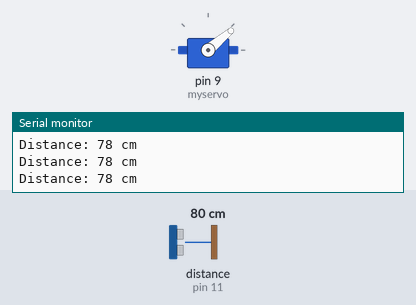
Simulated run of this sketch. Board: Arduino Uno, built with avr-gcc and run on an emulated ATmega328P. On the bench: servo, the last lines printed to the serial monitor. Wiring (inferred from the names in the program): ultrasonic range finder: trigger pin 10; echo pin 11. Inputs (shaded band) come from the test bench; at power-on: distance to the obstacle (sensor on pin 11) 80 cm. The echo pulse lasts 58.3 µs per cm.

Above: at 1.26 s.
1.3 s: distance to the obstacle (sensor on pin 11) set to 2 cm
At 1.84 s:
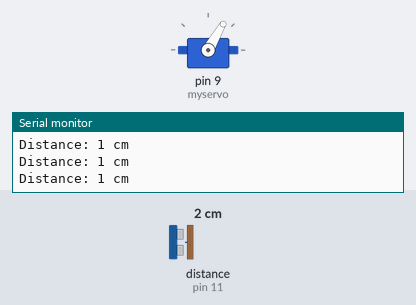
4.3 s: distance to the obstacle (sensor on pin 11) set to 60 cm
At 5.41 s:
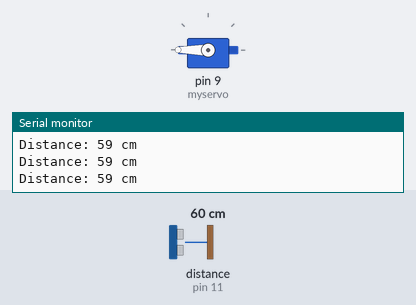
7.3 s: distance to the obstacle (sensor on pin 11) set to 4 cm
At 10.8 s:
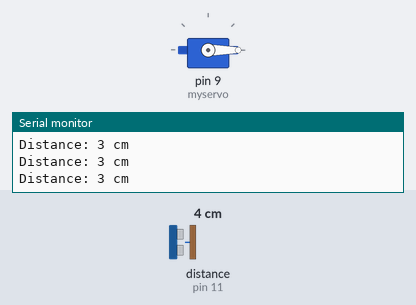
Timing chart, 0 to 16.3 s (numbered marks = the images above; inputs shaded):
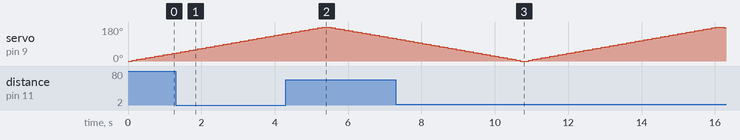

The sketch:

redar.ino
```cpp
#include <Servo.h>
// HC-SR04 Ultrasonic Sensor Connection
const int trigPin = 10;
const int echoPin = 11;

// Variables for duration and distance
long duration;
int distanceCm, distanceInch;


Servo myservo;  // create Servo object to control a servo
// twelve Servo objects can be created on most boards

int pos = 80;    // variable to store the servo position

void setup() {
  myservo.attach(9);
   pinMode(trigPin, OUTPUT); // Sets the trigPin as an Output
  (echoPin, INPUT); // Sets the echoPin as an Input// attaches the servo on pin 9 to the Servo object
  myservo.write(pos);
  Serial.begin(9600);
}

void scan( )
{
    // Clear the trigPin
  digitalWrite(trigPin, LOW);
  delayMicroseconds(2);

  // Sets the trigPin on HIGH state for 10 micro seconds
  digitalWrite(trigPin, HIGH);
  delayMicroseconds(10);
  digitalWrite(trigPin, LOW);

  // Read the echoPin, returns the sound wave travel time in microseconds
  duration = pulseIn(echoPin, HIGH);

  // Calculate the distance
  distanceCm = duration * 0.034 / 2;
  distanceInch = duration * 0.0133 / 2;

  // Print the distance to the Serial Monitor
  Serial.print("Distance: ");
  Serial.print(distanceCm);
  Serial.println(" cm");

  delay(100); // Short delay for stability
}

void loop() {
  for (pos = 0; pos <= 180; pos += 4) { // goes from 0 degrees to 180 degrees
    // in steps of 1 degree
    myservo.write(pos);
    // tell servo to go to position in variable 'pos'
    scan( );
    delay(15);                       // waits 15 ms for the servo to reach the position
  }
  for (pos = 180; pos >= 0; pos -= 4) { // goes from 180 degrees to 0 degrees
    myservo.write(pos);              // tell servo to go to position in variable 'pos'
    scan( );
    delay(15);                       // waits 15 ms for the servo to reach the position
  }
}
```
